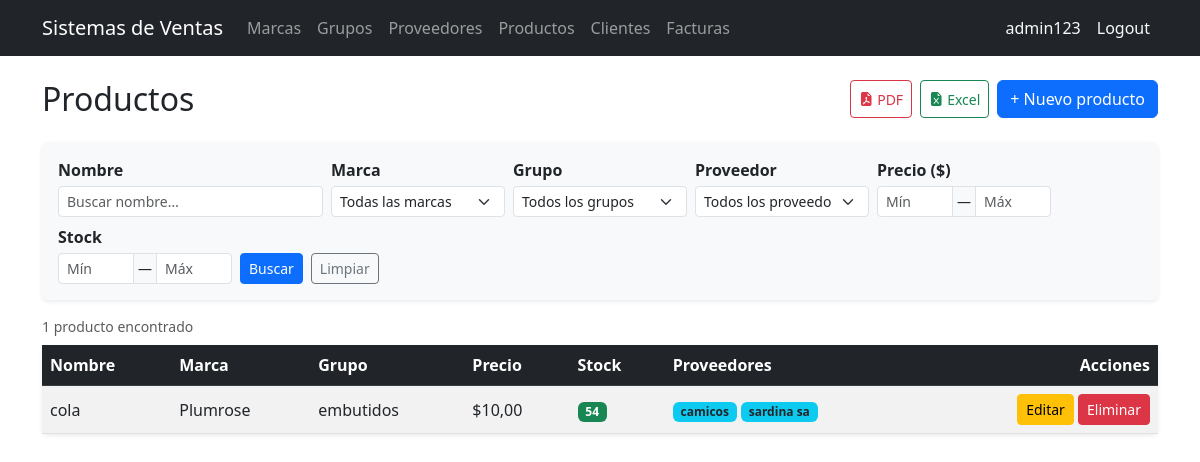
The app's page /products/ (signed in), older data.
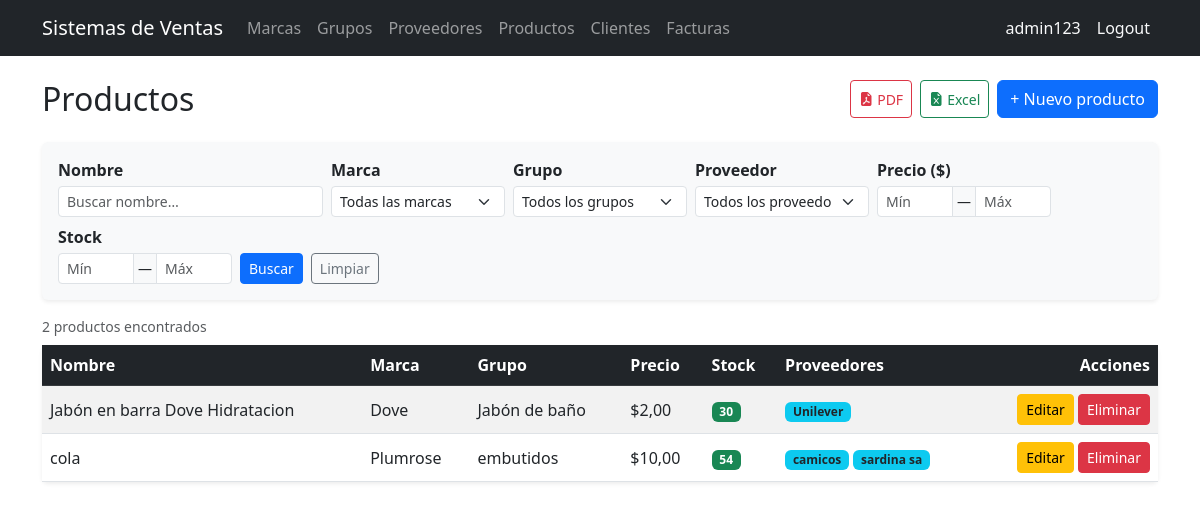
The same page, newer data.
### billing/models.py (models this page shows, shortened)
class Product(models.Model):
    name = models.CharField(max_length=200, verbose_name='Nombre del producto')
    description = models.TextField(blank=True, null=True, verbose_name='Descripción')
    brand = models.ForeignKey(Brand, on_delete=models.PROTECT, related_name='products', verbose_name='Marca')
    group = models.ForeignKey(ProductGroup, on_delete=models.PROTECT, related_name='products', verbose_name='Grupo')
    suppliers = models.ManyToManyField(Supplier, related_name='products', blank=True, verbose_name='Proveedor')
    unit_price = models.DecimalField(max_digits=12, decimal_places=2, verbose_name='Precio unitario')
    stock = models.IntegerField(default=0)
    is_active = models.BooleanField(default=True, verbose_name='Activo')
    created_at = models.DateTimeField(auto_now_add=True)
    updated_at = models.DateTimeField(auto_now=True)
    class Meta:
        verbose_name = 'Product'
        verbose_name_plural = 'Products'
        ordering = ['name']

class Brand(models.Model):
    name = models.CharField(max_length=100, unique=True, verbose_name='Nombre de marca')
    description = models.TextField(blank=True, null=True , verbose_name='Descripción')
    is_active = models.BooleanField(default=True, verbose_name='Activo')
    created_at = models.DateTimeField(auto_now_add=True)
    updated_at = models.DateTimeField(auto_now=True)
    class Meta:
        verbose_name = 'Brand'
        verbose_name_plural = 'Brands'
        ordering = ['name']
    def __str__(self): return self.name

class ProductGroup(models.Model):
    name = models.CharField(max_length=100, unique=True, verbose_name='Nombre del grupo')
    is_active = models.BooleanField(default=True, verbose_name='Activo')
    created_at = models.DateTimeField(auto_now_add=True)
    updated_at = models.DateTimeField(auto_now=True)
    class Meta:
        verbose_name = 'Product Group'
        verbose_name_plural = 'Product Groups'
        ordering = ['name']
    def __str__(self): return self.name

class Supplier(models.Model):
    name = models.CharField(max_length=200, verbose_name='Nombre de la compañia')
    contact_name = models.CharField(max_length=200, blank=True, null=True, verbose_name='Nombre de contacto')
    email = models.EmailField(blank=True, null=True)
    phone = models.CharField(max_length=20, blank=True, null=True, verbose_name='Teléfono')
    address = models.TextField(blank=True, null=True, verbose_name='Dirección')
    is_active = models.BooleanField(default=True, verbose_name='Activo')
    created_at = models.DateTimeField(auto_now_add=True)
    updated_at = models.DateTimeField(auto_now=True)
    class Meta:
        verbose_name = 'Supplier'
        verbose_name_plural = 'Suppliers'
        ordering = ['name']
    def __str__(self): return self.name

### billing/views.py (the view)
# urls.py: path('products/', views.ProductListView.as_view(), name='product_list'),
class ProductListView(ExportMixin, LoginRequiredMixin, ListView):
    model = Product
    template_name = 'billing/product_list.html'
    context_object_name = 'items'
    paginate_by = 3
    export_filename = 'productos'
    export_fields = [
        ('name',                                                       'Nombre'),
        ('brand.name',                                                 'Marca'),
        ('group.name',                                                 'Grupo'),
        ('unit_price',                                                 'Precio ($)'),
        ('stock',                                                      'Stock'),
        (lambda obj: ', '.join(s.name for s in obj.suppliers.all()),   'Proveedores'),
    ]
    def get_queryset(self):
        qs = (
            Product.objects
            .select_related('brand', 'group')
            .prefetch_related('suppliers')
            .order_by('name')
        )
        form = ProductSearchForm(self.request.GET)
        if form.is_valid():
            if form.cleaned_data.get('name'):
                qs = qs.filter(name__icontains=form.cleaned_data['name'])
            if form.cleaned_data.get('brand'):
                qs = qs.filter(brand=form.cleaned_data['brand'])
            if form.cleaned_data.get('group'):
                qs = qs.filter(group=form.cleaned_data['group'])
            if form.cleaned_data.get('supplier'):
                qs = qs.filter(suppliers=form.cleaned_data['supplier'])
            if form.cleaned_data.get('price_min') is not None:
                qs = qs.filter(unit_price__gte=form.cleaned_data['price_min'])
            if form.cleaned_data.get('price_max') is not None:
                qs = qs.filter(unit_price__lte=form.cleaned_data['price_max'])
            if form.cleaned_data.get('stock_min') is not None:
                qs = qs.filter(stock__gte=form.cleaned_data['stock_min'])
            if form.cleaned_data.get('stock_max') is not None:
                qs = qs.filter(stock__lte=form.cleaned_data['stock_max'])
        return qs
    def get_context_data(self, **kwargs):
        ctx = super().get_context_data(**kwargs)   # ExportMixin pone query_params
        ctx['search_form'] = ProductSearchForm(self.request.GET)
        return ctx

### billing/mixins.py (called while the page is built)
    def get(self, request, *args, **kwargs):
        fmt = request.GET.get('export')
        if fmt == 'pdf':
            return self.export_pdf(self.get_queryset())
        if fmt == 'excel':
            return self.export_excel(self.get_queryset())
        return super().get(request, *args, **kwargs)

    def get_context_data(self, **kwargs):
        ctx = super().get_context_data(**kwargs)
        params = self.request.GET.copy()
        params.pop('page', None)
        params.pop('export', None)
        ctx['query_params'] = params.urlencode()
        return ctx

### billing/templates/billing/product_list.html (shortened to what this page needs)
{% extends 'billing/base.html' %}
{% block content %}
<div class="d-flex justify-content-between align-items-center mb-4">
  <h2 class="mb-0">Productos</h2>
  <div class="d-flex gap-2">
    <a href="?{{ query_params }}&export=pdf"
       class="btn btn-outline-danger btn-sm d-inline-flex align-items-center gap-1"
       title="Descargar listado en PDF">
      <i class="bi bi-file-earmark-pdf-fill"></i>PDF
    </a>
    <a href="?{{ query_params }}&export=excel"
       class="btn btn-outline-success btn-sm d-inline-flex align-items-center gap-1"
       title="Descargar listado en Excel">
      <i class="bi bi-file-earmark-excel-fill"></i>Excel
    </a>
    <a href="{% url 'billing:product_create' %}" class="btn btn-primary">+ Nuevo producto</a>
  </div>
</div>
<form method="get" class="card card-body shadow-sm border-0 mb-3 bg-light">
  <div class="row g-2 align-items-end">
    <div class="col-12 col-md-3">
      <label class="form-label form-label-sm fw-semibold mb-1">{{ search_form.name.label }}</label>
      {{ search_form.name }}
    </div>
    <div class="col-6 col-md-2">
      <label class="form-label form-label-sm fw-semibold mb-1">{{ search_form.brand.label }}</label>
      {{ search_form.brand }}
    </div>
    <div class="col-6 col-md-2">
      <label class="form-label form-label-sm fw-semibold mb-1">{{ search_form.group.label }}</label>
      {{ search_form.group }}
    </div>
    <div class="col-12 col-md-2">
      <label class="form-label form-label-sm fw-semibold mb-1">{{ search_form.supplier.label }}</label>
      {{ search_form.supplier }}
    </div>
    <div class="col-6 col-md-2">
      <label class="form-label form-label-sm fw-semibold mb-1">Precio ($)</label>
      <div class="input-group input-group-sm">
        {{ search_form.price_min }}
        <span class="input-group-text px-1">—</span>
        {{ search_form.price_max }}
      </div>
    </div>
    <div class="col-6 col-md-2">
      <label class="form-label form-label-sm fw-semibold mb-1">Stock</label>
      <div class="input-group input-group-sm">
        {{ search_form.stock_min }}
        <span class="input-group-text px-1">—</span>
        {{ search_form.stock_max }}
      </div>
    </div>
    <div class="col-12 col-md-auto d-flex gap-2">
      <button type="submit" class="btn btn-primary btn-sm">Buscar</button>
      <a href="{% url 'billing:product_list' %}" class="btn btn-outline-secondary btn-sm">Limpiar</a>
    </div>
  </div>
</form>
<div class="d-flex justify-content-between align-items-center mb-2">
  <small class="text-muted">
    {% if paginator.count == 1 %}
      1 producto encontrado
    {% else %}
      {{ paginator.count }} productos encontrados
    {% endif %}
  </small>
</div>
<div class="card shadow-sm border-0">
  <div class="table-responsive">
    <table class="table table-striped table-hover align-middle mb-0">
      <thead class="table-dark">
        <tr>
          <th>Nombre</th>
          <th>Marca</th>
          <th>Grupo</th>
          <th>Precio</th>
          <th>Stock</th>
          <th>Proveedores</th>
          <th class="text-end">Acciones</th>
        </tr>
      </thead>
      <tbody>
        {% for item in items %}
        <tr>
          <td>{{ item.name }}</td>
          <td>{{ item.brand.name }}</td>
          <td>{{ item.group.name }}</td>
          <td>${{ item.unit_price }}</td>
          <td>
            <span class="badge {% if item.stock == 0 %}bg-danger{% elif item.stock < 5 %}bg-warning text-dark{% else %}bg-success{% endif %}">
              {{ item.stock }}
            </span>
          </td>
          <td>
            {% for s in item.suppliers.all %}
              <span class="badge bg-info text-dark">{{ s.name }}</span>
            {% empty %}
              <span class="text-muted">—</span>
            {% endfor %}
          </td>
          <td class="text-end">
            <a href="{% url 'billing:product_update' item.pk %}" class="btn btn-sm btn-warning">Editar</a>
            <a href="{% url 'billing:product_delete' item.pk %}" class="btn btn-sm btn-danger">Eliminar</a>
          </td>
        </tr>
        {% empty %}
        <tr>
          <td colspan="7" class="text-center text-muted py-4">No se encontraron productos.</td>
        </tr>
        {% endfor %}
      </tbody>
    </table>
  </div>
</div>
{% endblock %}

### billing/templates/billing/base.html (shortened to what this page needs)
<!DOCTYPE html>
<html lang="es">
<head>
  <link href="https://cdn.jsdelivr.net/npm/bootstrap@5.3.0/dist/css/bootstrap.min.css" rel="stylesheet">
  <link href="https://cdn.jsdelivr.net/npm/bootstrap-icons@1.11.3/font/bootstrap-icons.min.css" rel="stylesheet">
</head>
<body>
<nav class="navbar navbar-expand-lg navbar-dark bg-dark">
  <div class="container">
    <a class="navbar-brand" href="{% url 'billing:brand_list' %}">Sistemas de Ventas</a>
    <div class="collapse navbar-collapse" id="nav">
      <ul class="navbar-nav me-auto">
        {% if user.is_authenticated %}
        <li class="nav-item"><a class="nav-link" href="{% url 'billing:brand_list' %}">Marcas</a></li>
        <li class="nav-item"><a class="nav-link" href="{% url 'billing:productgroup_list' %}">Grupos</a></li>
        <li class="nav-item"><a class="nav-link" href="{% url 'billing:supplier_list' %}">Proveedores</a></li>
        <li class="nav-item"><a class="nav-link" href="{% url 'billing:product_list' %}">Productos</a></li>
        <li class="nav-item"><a class="nav-link" href="{% url 'billing:customer_list' %}">Clientes</a></li>
        <li class="nav-item"><a class="nav-link" href="{% url 'billing:invoice_list' %}">Facturas</a></li>
        {% endif %}
      </ul>
      <ul class="navbar-nav">
        {% if user.is_authenticated %}
        <li class="nav-item"><span class="nav-link text-light">{{ user.username }}</span></li>
        <li class="nav-item">
          <form method="post" action="{% url 'logout' %}" class="d-inline">
            <button type="submit" class="nav-link btn btn-link text-light" style="text-decoration:none;">Logout</button>
          </form>
        </li>
        {% else %}
        <li class="nav-item"><a class="nav-link" href="{% url 'login' %}">Login</a></li>
        <li class="nav-item"><a class="nav-link" href="{% url 'billing:signup' %}">Registarse</a></li>
        {% endif %}
      </ul>
    </div>
  </div>
</nav>
<div class="container mt-4">
  {% block content %}
  {% endblock %}
</div>
</body>
</html>

Row changes from the older to the newer data that the page shows:
added Product: name "Jabón en barra Dove Hidratacion", brand.name "Dove", group.name "Jabón de baño", unit_price "2,00", stock "30"
added Supplier: name "Unilever", shown under "Jabón en barra Dove Hidratacion"
Text that changed along with them:
{{ paginator.count }}: (not shown) → "2"
text no longer shown: "1 producto encontrado"
text now shown: "productos encontrados"
